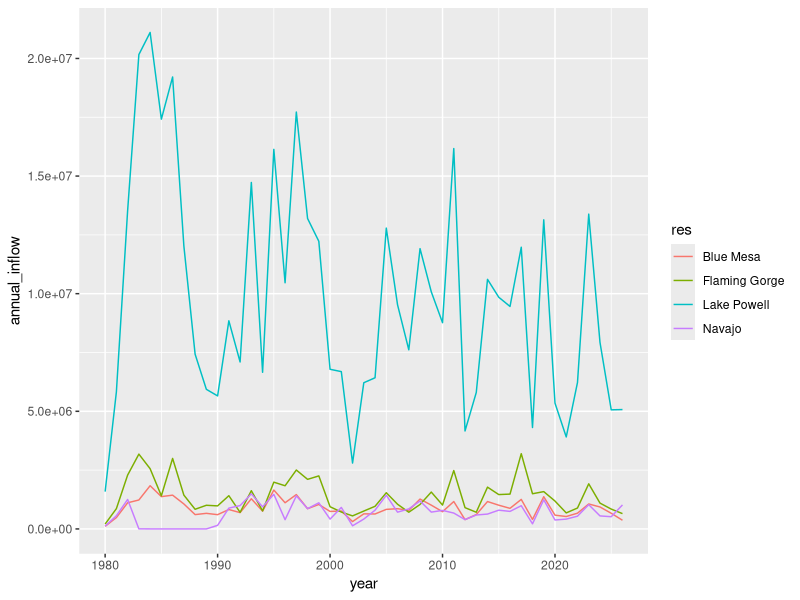
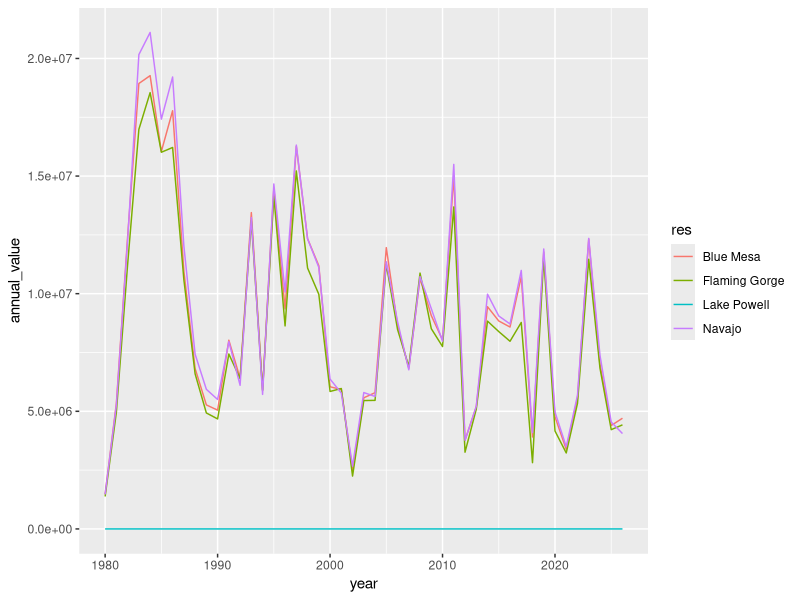

Generate these figures, in order, with R:
library(ggplot2)
library(dplyr)
library(lubridate)
library(tidyr)

#Data load in 
bm_raw <- read.csv("Data/BlueMesaUnreg.csv")
bm_raw$res<- "Blue Mesa"

fg_raw <- read.csv("Data/FlamingGorgeUnreg.csv")
fg_raw$res <- "Flaming Gorge"

nav_raw <- read.csv("Data/NavajoUnreg.csv")
nav_raw$res <- "Navajo"

lp_raw <- read.csv("Data/LakePowellUnreg.csv")
lp_raw$res <- "Lake Powell"

#Put data into one data frame
all_raw <- rbind(bm_raw, fg_raw, lp_raw, nav_raw)

#Filters to only include dates with data for all reservoirs and sums to annual value
all_filtered <- all_raw %>%
  group_by(datetime) %>%
  filter(n_distinct(res) == n_distinct(all_raw$res)) %>%
  ungroup()

all_annual <- all_filtered %>%
  mutate(year = year(datetime)) %>%
  group_by(year, res) %>%
  summarise(
    annual_inflow = sum(unregulated.inflow.volume, na.rm = TRUE),
    .groups = "drop"
  )

#Graph unreg inflow

ggplot(data = all_annual) +
  geom_line(aes(x = year, y = annual_inflow, color = res))


#Creates data frame of difference between lake powell inflow and each reservoir
flow_diff <- all_annual %>%
  pivot_wider(
    names_from = res,
    values_from = annual_inflow
  ) %>%
  mutate(across(
    -year,
    ~.data[["Lake Powell"]] - .x
  )) %>%
  pivot_longer(
    cols= -year,
    names_to = "res",
    values_to = "annual_value"
  )

# Plots differences over time
ggplot(data = flow_diff) +
  geom_line(aes(x = year, y = annual_value, color = res))
